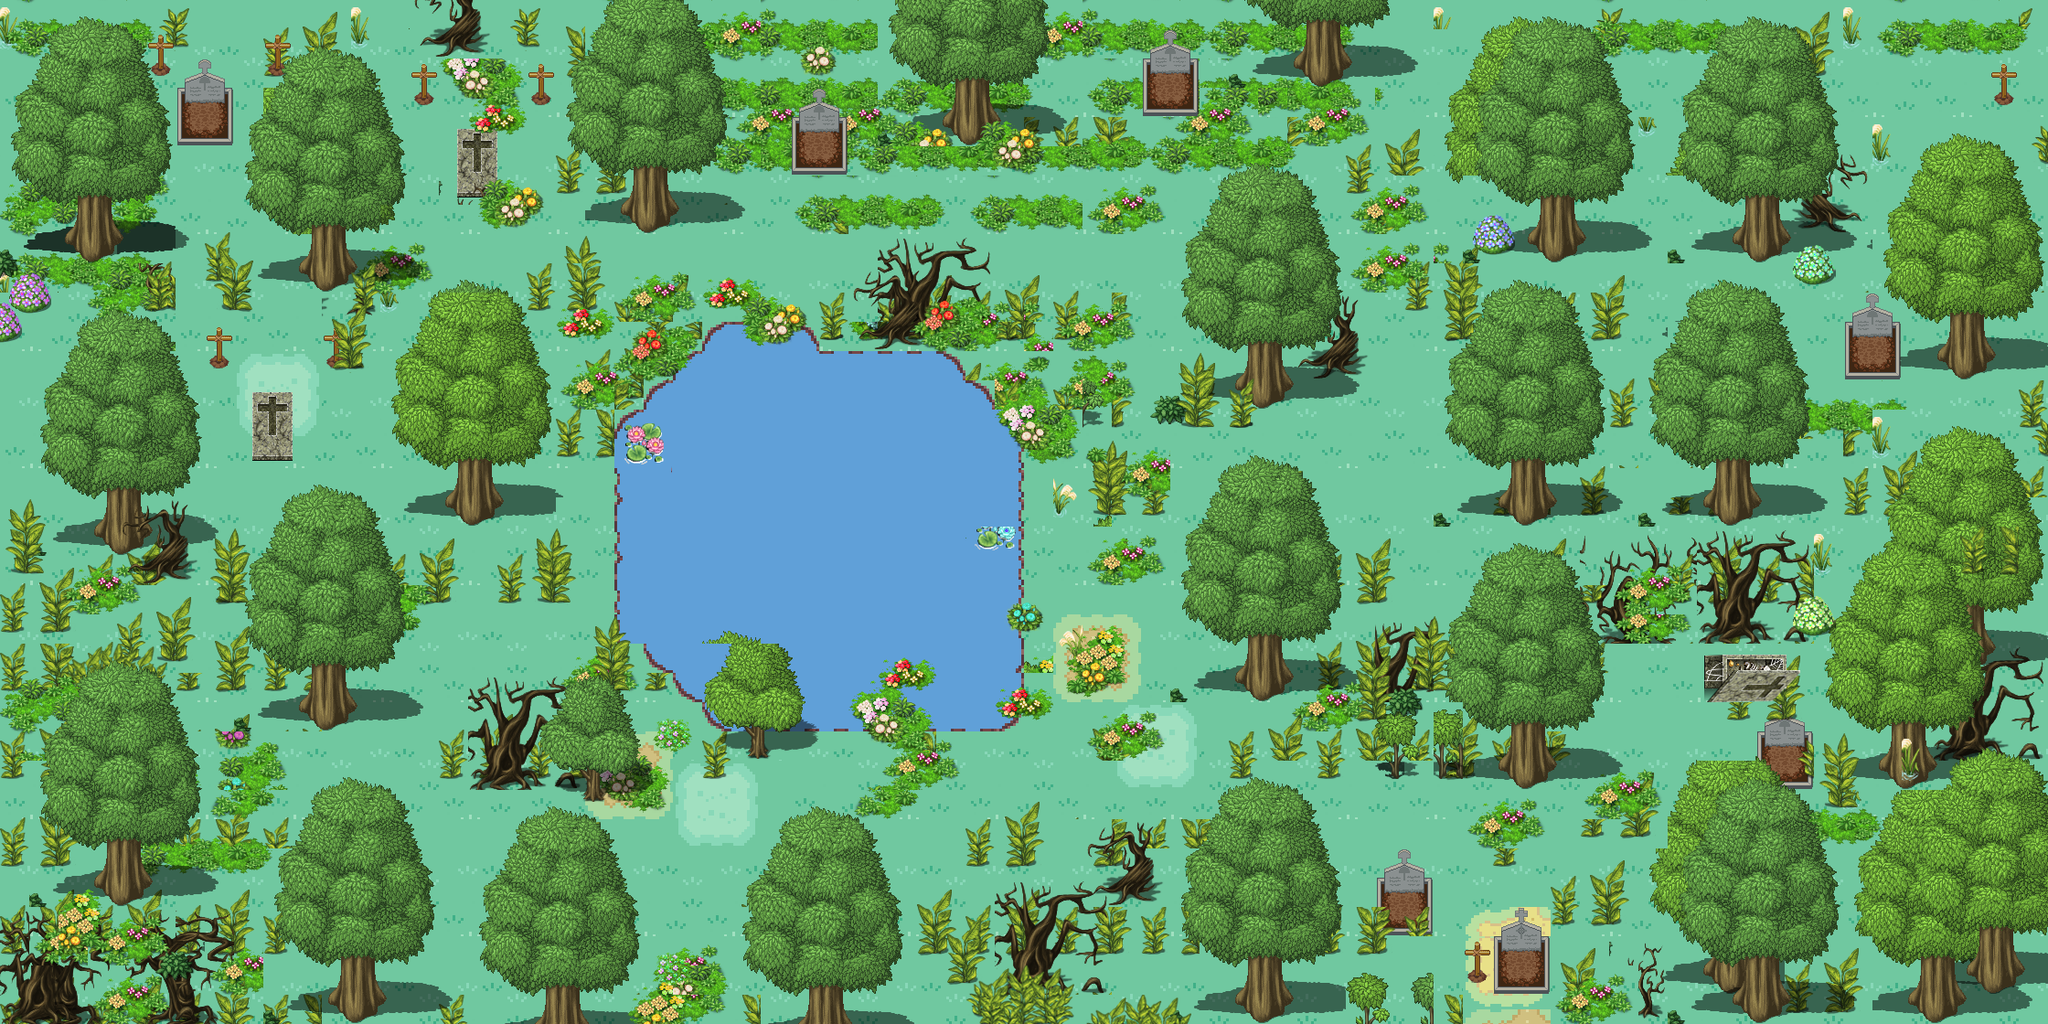

This is a level from a 2D game, rendered from its Tiled map with the project's own tilesets. A one-line summary and the map file follow, with tile-layer data summarised:
An orthogonal 70x35 tile map with 32x32 px tiles, 10 tile layers (Tile Layer 3, Tile Layer 7, Tile Layer 1, Tile Layer 4, ...), 6 tilesets and 9 objects.

<map version="1.2" tiledversion="1.3.3" orientation="orthogonal" renderorder="right-down" width="70" height="35" tilewidth="32" tileheight="32" infinite="0" nextlayerid="16" nextobjectid="12">
 <editorsettings>
  <export target="forest.json" format="json" />
 </editorsettings>
 <tileset firstgid="1" name="mv_trees_by_schwarzenacht-dazcdmq-1" tilewidth="32" tileheight="32" tilecount="228" columns="12">
  <image source="./tilesheets/mv_trees_by_schwarzenacht-dazcdmq-1.png" width="384" height="624" />
 </tileset>
 <tileset firstgid="229" name="dapf6nc-562c87b7-1de8-45c2-979f-18e7aa8b98ad" tilewidth="32" tileheight="32" tilecount="156" columns="12">
  <image source="./tilesheets/dapf6nc-562c87b7-1de8-45c2-979f-18e7aa8b98ad.png" width="384" height="432" />
 </tileset>
 <tileset firstgid="385" name="d9xkdpm-a3f22a0a-77e9-4aa5-999c-53bab01d0fa4" tilewidth="32" tileheight="32" tilecount="432" columns="24">
  <image source="./tilesheets/d9xkdpm-a3f22a0a-77e9-4aa5-999c-53bab01d0fa4.png" width="768" height="576" />
 </tileset>
 <tileset firstgid="817" name="rpg_maker__grass__flowers_and_windows_tileset_by_xxjapozeroxx-dbpxkvy" tilewidth="32" tileheight="32" tilecount="576" columns="24">
  <image source="./tilesheets/rpg_maker__grass__flowers_and_windows_tileset_by_xxjapozeroxx-dbpxkvy.png" width="768" height="768" />
 </tileset>
 <tileset firstgid="1393" name="graves-shadow_1" tilewidth="32" tileheight="32" tilecount="42" columns="7">
  <image source="./tilesheets/graves-shadow_1.png" width="224" height="192" />
 </tileset>
 <tileset firstgid="1435" name="d6qnbs4-c4ff2415-2303-4298-98c8-21f24187b9eb" tilewidth="32" tileheight="32" tilecount="256" columns="16">
  <image source="./tilesheets/d6qnbs4-c4ff2415-2303-4298-98c8-21f24187b9eb.png" width="512" height="512" />
 </tileset>
 <layer id="4" name="Tile Layer 3" width="70" height="35">
  <data>[2450 cells, 2450 non-empty, 29 distinct tile ids]</data>
 </layer>
 <layer id="8" name="Tile Layer 7" width="70" height="35">
  <data>[2450 cells, 44 non-empty, 38 distinct tile ids]</data>
 </layer>
 <layer id="1" name="Tile Layer 1" width="70" height="35">
  <data>[2450 cells, 1149 non-empty, 84 distinct tile ids]</data>
 </layer>
 <layer id="5" name="Tile Layer 4" width="70" height="35">
  <data>[2450 cells, 484 non-empty, 157 distinct tile ids]</data>
 </layer>
 <layer id="6" name="Tile Layer 5" width="70" height="35">
  <data>[2450 cells, 154 non-empty, 85 distinct tile ids]</data>
 </layer>
 <layer id="3" name="Tile Layer 2" width="70" height="35">
  <data>[2450 cells, 1703 non-empty, 183 distinct tile ids]</data>
 </layer>
 <layer id="10" name="Tile Layer 9" width="70" height="35">
  <data>[2450 cells, 107 non-empty, 55 distinct tile ids]</data>
 </layer>
 <layer id="7" name="Tile Layer 6" width="70" height="35">
  <data>[2450 cells, 254 non-empty, 167 distinct tile ids]</data>
 </layer>
 <layer id="9" name="Tile Layer 8" width="70" height="35">
  <data>[2450 cells, 28 non-empty, 28 distinct tile ids]</data>
 </layer>
 <layer id="11" name="Obstacles" width="70" height="35" opacity="0">
  <data>[2450 cells, 964 non-empty, 1 distinct tile ids]</data>
 </layer>
 <objectgroup id="12" name="TreasureFound">
  <object id="1" x="2030.4" y="52.1779" width="140.653" height="88.4755" />
  <object id="2" x="719.147" y="301.724" width="58.9837" height="86.2069" />
  <object id="3" x="1887.48" y="730.49" width="90.7441" height="40.8348" />
 </objectgroup>
 <objectgroup id="13" name="Boss">
  <object id="5" x="1746.82" y="685.118" width="272.232" height="167.877" />
 </objectgroup>
 <objectgroup id="14" name="Battle">
  <object id="7" x="841.652" y="805.354" width="217.786" height="79.4011" />
  <object id="8" x="265.426" y="390.2" width="138.385" height="133.848" />
  <object id="9" x="1465.52" y="424.229" width="108.893" height="111.162" />
 </objectgroup>
 <objectgroup id="15" name="RandomEgg">
  <object id="10" x="496.824" y="68.0581" width="63.5209" height="133.848" />
  <object id="11" x="1259.07" y="79.4011" width="45.3721" height="29.4918" />
 </objectgroup>
</map>
